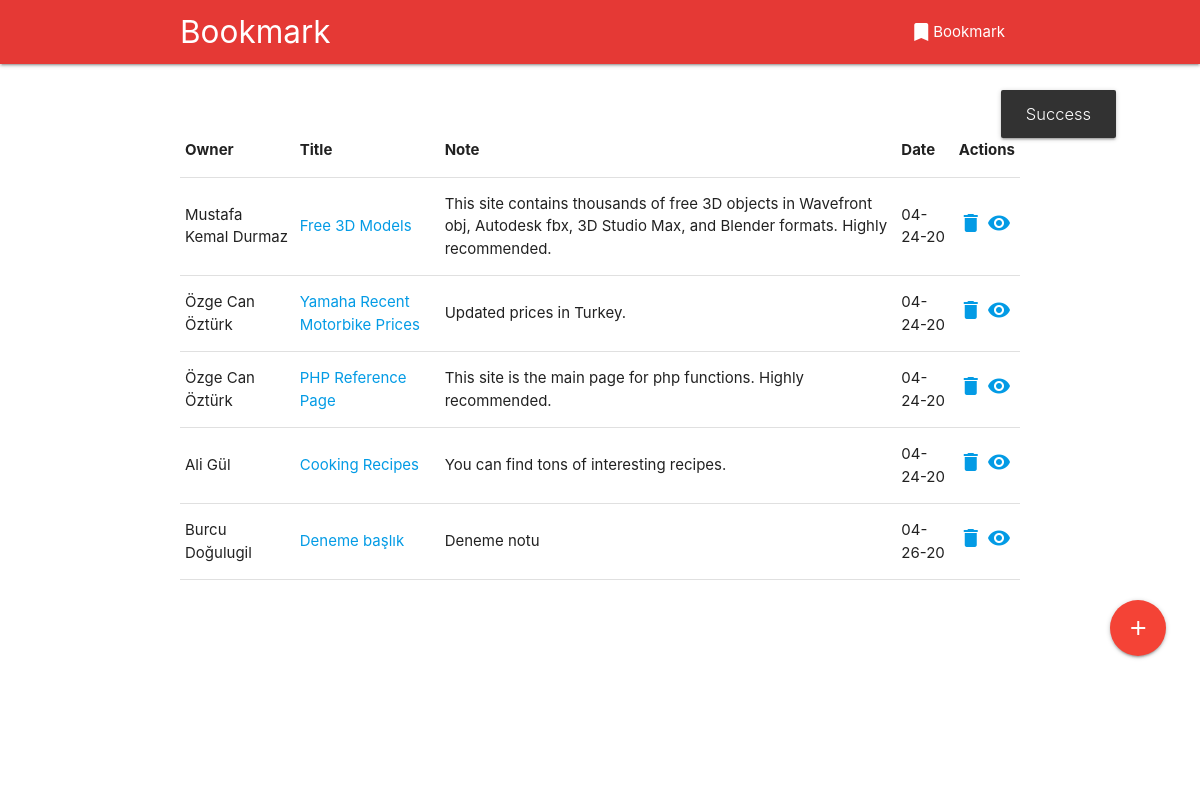
/bookmark.php?action=Success, run on the app's committed database.
### tables this page shows
CREATE TABLE `bookmark` (
  `id` int(11) NOT NULL,
  `title` varchar(256) NOT NULL,
  `url` varchar(512) NOT NULL,
  `note` text NOT NULL,
  `owner` int(11) NOT NULL,
  `created` timestamp NOT NULL DEFAULT CURRENT_TIMESTAMP
);

CREATE TABLE `user` (
  `id` int(11) NOT NULL,
  `name` varchar(255) NOT NULL,
  `email` varchar(255) NOT NULL,
  `password` varchar(255) NOT NULL,
  `bday` date NOT NULL,
  `profile` varchar(255) NOT NULL
);

### bookmark.php (the view, shortened to what this page needs)
<?php
include ("inc/header.php");
?>
		<div class="section no-pad-bot" id="index-banner">
   <div class="container">
      <br><br>
<div class="row center">
      <table class="highlight" id="dataResult">
        <thead>
          <tr>
              <th onclick="sortTable(0)">Owner</th>
              <th onclick="sortTable(1)">Title</th>
              <th onclick="sortTable(2)">Note</th>
			  <th onclick="sortTable(3)">Date</th>
			  <th>Actions</th>
          </tr>
        </thead>
		  <?php
		  $query=$conn->prepare('SELECT `bookmark`.`id`, `bookmark`.`title`, `bookmark`.`url`, `bookmark`.`note`, `bookmark`.`created`,  `user`.`name`
FROM `bookmark`
	LEFT JOIN `user` ON `bookmark`.`owner` = `user`.`id`');
          $query->execute();
          $bookmarkList=$query-> fetchAll(PDO::FETCH_OBJ);
		  ?>
        <tbody>
						 <?php
			 foreach($bookmarkList as $bookmarks){
			$bname = $bookmarks->name;
			$btitle= $bookmarks->title;
		    $bnote = $bookmarks->note;
			$bdate = $bookmarks->created;
			$burl  = $bookmarks->url;
			$bid   = $bookmarks->id;
			?>
          <tr>
            <td><?php echo $bname; ?></td>
			  <td><a href="<?php echo $burl; ?>" target=_blank><?php echo $btitle; ?></a></td>
            <td>
				<?php echo $bnote; ?> </td>
			<td><?php echo date("m-d-y", strtotime($bdate)); ?></td>
			<td><a class="waves-effect waves-light btn-medium" href="delete.php?id=<?php echo $bid; ?>"><i class="material-icons">delete</i></a>
				<a class="btn-medium waves-effect waves-light modal-trigger" href="#show<?php echo $bid; ?>"><i class="material-icons">visibility</i></a>
				</td>
          </tr>
          <?php } ?>
        </tbody>
      </table>
</div>
</div>
</div>
<div class="row right">
	<div class="col s1 left">
		  <a class="btn-floating btn-large waves-effect waves-light red modal-trigger" href="#add"><i class="material-icons">add</i></a>
		<div class="col s1 left"></div>
</div>
<br><br><br><br><br><br><br>
<?php include("inc/footer.php");
?>

### inc/header.php (shortened to what this page needs)
<!DOCTYPE html>
<html lang="en">
<head>
  <link href="../css/materialize.css" type="text/css" rel="stylesheet" media="screen,projection"/>
  <link href="../css/style.css" type="text/css" rel="stylesheet" media="screen,projection"/>
</head>
<body>
  <nav class="red darken-1" role="navigation">
    <div class="nav-wrapper container"><a id="logo-container" href="index.php" class="brand-logo">Bookmark</a>
      <ul class="right hide-on-med-and-down">
      <li><a href="bookmark.php"><i class="material-icons">bookmark</i> Bookmark</a></li>
      </ul>
    </div>
  </nav>

### inc/footer.php (shortened to what this page needs)
  </body>
</html>

### data on the page
bookmark: owner.name "Mustafa Kemal Durmaz", title "Free 3D Models", note "This site contains thousands of free 3D objects in Wavefront obj, Autodesk fbx, 3D Studio Max, and Blender formats. Highly recommended.", created "04-24-20"
bookmark: owner.name "Özge Can Öztürk", title "Yamaha Recent Motorbike Prices", note "Updated prices in Turkey.", created "04-24-20"
bookmark: owner.name "Özge Can Öztürk", title "PHP Reference Page", note "This site is the main page for php functions. Highly recommended.", created "04-24-20"
bookmark: owner.name "Ali Gül", title "Cooking Recipes", note "You can find tons of interesting recipes.", created "04-24-20"
bookmark: owner.name "Burcu Doğulugil", title "Deneme başlık", note "Deneme notu", created "04-26-20"
